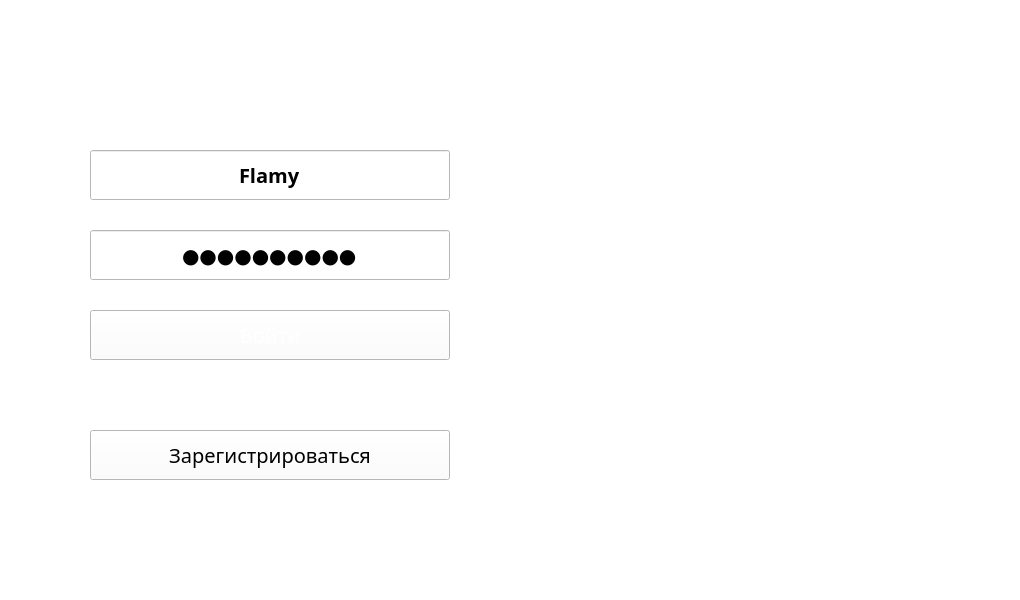
<?xml version="1.0" encoding="UTF-8"?>
<ui version="4.0">
 <class>MainWindow</class>
 <widget class="QMainWindow" name="MainWindow">
  <property name="geometry">
   <rect>
    <x>0</x>
    <y>0</y>
    <width>1020</width>
    <height>600</height>
   </rect>
  </property>
  <property name="mouseTracking">
   <bool>true</bool>
  </property>
  <property name="windowTitle">
   <string>ScreenPass</string>
  </property>
  <property name="styleSheet">
   <string notr="true">background-color: white;
</string>
  </property>
  <property name="inputMethodHints">
   <set>Qt::ImhNone</set>
  </property>
  <property name="tabShape">
   <enum>QTabWidget::Rounded</enum>
  </property>
  <widget class="QWidget" name="centralwidget">
   <widget class="QLabel" name="label_2">
    <property name="geometry">
     <rect>
      <x>500</x>
      <y>20</y>
      <width>490</width>
      <height>520</height>
     </rect>
    </property>
    <property name="minimumSize">
     <size>
      <width>401</width>
      <height>381</height>
     </size>
    </property>
    <property name="styleSheet">
     <string notr="true"/>
    </property>
    <property name="text">
     <string/>
    </property>
    <property name="pixmap">
     <pixmap resource="images/Auth.qrc">:/backgrounds/Background.png</pixmap>
    </property>
    <property name="scaledContents">
     <bool>true</bool>
    </property>
   </widget>
   <widget class="QLineEdit" name="login">
    <property name="geometry">
     <rect>
      <x>90</x>
      <y>150</y>
      <width>360</width>
      <height>50</height>
     </rect>
    </property>
    <property name="font">
     <font>
      <family>VAG World</family>
      <pointsize>15</pointsize>
      <weight>75</weight>
      <italic>false</italic>
      <bold>true</bold>
     </font>
    </property>
    <property name="cursor">
     <cursorShape>IBeamCursor</cursorShape>
    </property>
    <property name="tabletTracking">
     <bool>false</bool>
    </property>
    <property name="focusPolicy">
     <enum>Qt::ClickFocus</enum>
    </property>
    <property name="layoutDirection">
     <enum>Qt::LeftToRight</enum>
    </property>
    <property name="autoFillBackground">
     <bool>false</bool>
    </property>
    <property name="styleSheet">
     <string notr="true">border-image: url(:/rectangles/Rectangle2.png);
image: url(:/rectangleImages/login.png);</string>
    </property>
    <property name="inputMethodHints">
     <set>Qt::ImhNone</set>
    </property>
    <property name="text">
     <string>Flamy</string>
    </property>
    <property name="echoMode">
     <enum>QLineEdit::Normal</enum>
    </property>
    <property name="cursorPosition">
     <number>5</number>
    </property>
    <property name="alignment">
     <set>Qt::AlignCenter</set>
    </property>
   </widget>
   <widget class="QLineEdit" name="password">
    <property name="geometry">
     <rect>
      <x>90</x>
      <y>230</y>
      <width>360</width>
      <height>50</height>
     </rect>
    </property>
    <property name="font">
     <font>
      <family>VAG World</family>
      <pointsize>15</pointsize>
      <stylestrategy>PreferDefault</stylestrategy>
     </font>
    </property>
    <property name="focusPolicy">
     <enum>Qt::ClickFocus</enum>
    </property>
    <property name="layoutDirection">
     <enum>Qt::LeftToRight</enum>
    </property>
    <property name="autoFillBackground">
     <bool>false</bool>
    </property>
    <property name="styleSheet">
     <string notr="true">border-image: url(:/rectangles/Rectangle2.png);
image: url(:/rectangleImages/password.png);</string>
    </property>
    <property name="text">
     <string>123456789a</string>
    </property>
    <property name="echoMode">
     <enum>QLineEdit::Password</enum>
    </property>
    <property name="alignment">
     <set>Qt::AlignCenter</set>
    </property>
   </widget>
   <widget class="QLabel" name="label_4">
    <property name="geometry">
     <rect>
      <x>0</x>
      <y>400</y>
      <width>101</width>
      <height>111</height>
     </rect>
    </property>
    <property name="text">
     <string/>
    </property>
    <property name="pixmap">
     <pixmap resource="images/Auth.qrc">:/rectangleImages/Vector.png</pixmap>
    </property>
   </widget>
   <widget class="QLabel" name="label_3">
    <property name="geometry">
     <rect>
      <x>120</x>
      <y>50</y>
      <width>280</width>
      <height>60</height>
     </rect>
    </property>
    <property name="text">
     <string/>
    </property>
    <property name="pixmap">
     <pixmap resource="images/Auth.qrc">:/backgrounds/ScreenPass.png</pixmap>
    </property>
   </widget>
   <widget class="QPushButton" name="enterButton">
    <property name="geometry">
     <rect>
      <x>90</x>
      <y>310</y>
      <width>360</width>
      <height>50</height>
     </rect>
    </property>
    <property name="font">
     <font>
      <family>VAG World</family>
      <pointsize>15</pointsize>
     </font>
    </property>
    <property name="cursor">
     <cursorShape>PointingHandCursor</cursorShape>
    </property>
    <property name="styleSheet">
     <string notr="true">border-image: url(:/rectangles/Rectangle3.png);
color: white;</string>
    </property>
    <property name="text">
     <string>Войти</string>
    </property>
   </widget>
   <widget class="QPushButton" name="regButton">
    <property name="geometry">
     <rect>
      <x>90</x>
      <y>430</y>
      <width>360</width>
      <height>50</height>
     </rect>
    </property>
    <property name="font">
     <font>
      <family>VAG World</family>
      <pointsize>15</pointsize>
     </font>
    </property>
    <property name="cursor">
     <cursorShape>PointingHandCursor</cursorShape>
    </property>
    <property name="styleSheet">
     <string notr="true">border-image: url(:/rectangles/Rectangle.png);</string>
    </property>
    <property name="text">
     <string>Зарегистрироваться</string>
    </property>
   </widget>
  </widget>
  <widget class="QMenuBar" name="menubar">
   <property name="geometry">
    <rect>
     <x>0</x>
     <y>0</y>
     <width>1020</width>
     <height>21</height>
    </rect>
   </property>
  </widget>
  <widget class="QStatusBar" name="statusbar">
   <property name="font">
    <font>
     <family>VAG World</family>
     <pointsize>12</pointsize>
    </font>
   </property>
  </widget>
 </widget>
 <resources>
  <include location="images/Auth.qrc"/>
 </resources>
 <connections/>
</ui>
